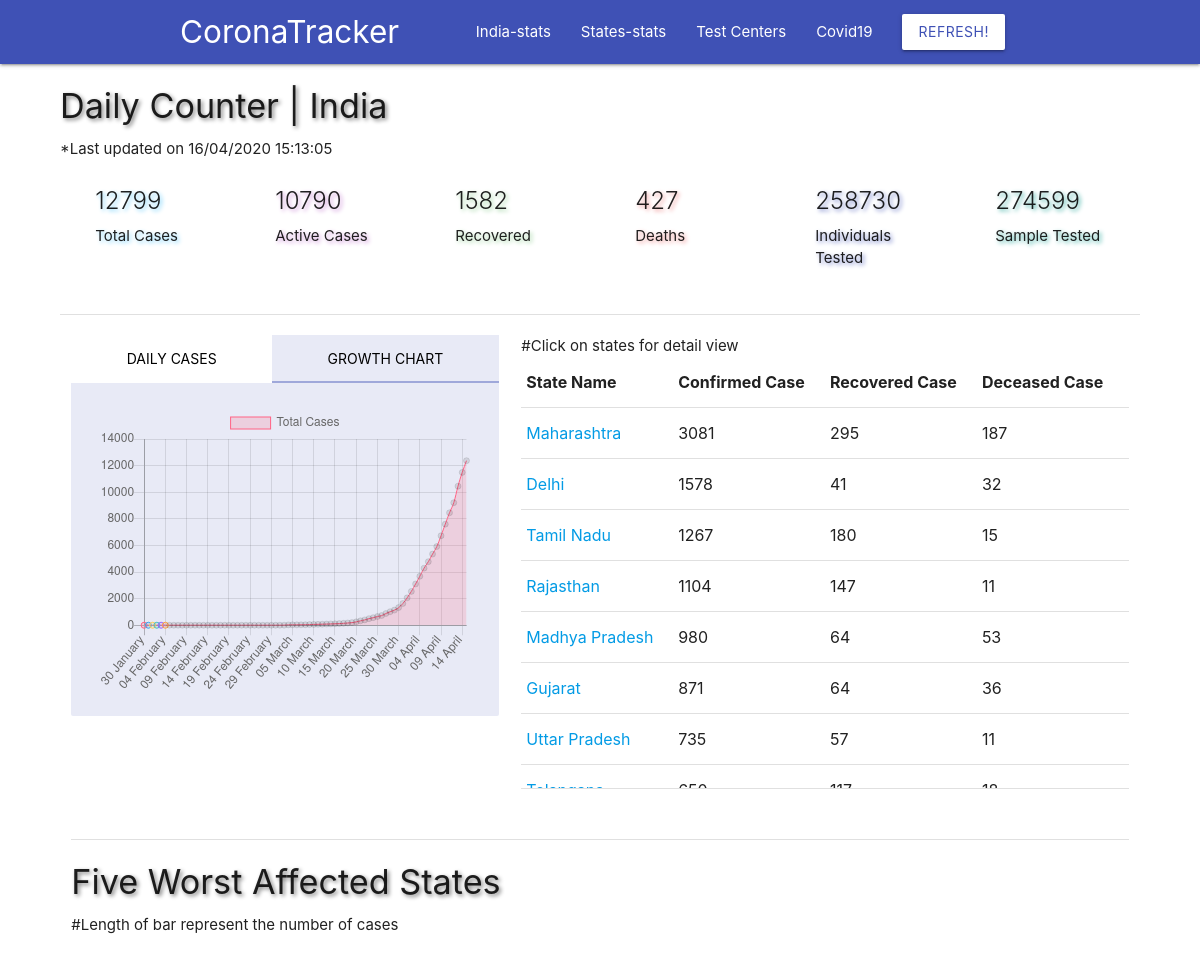
The page /india/status (upper part) on the database as committed earlier.
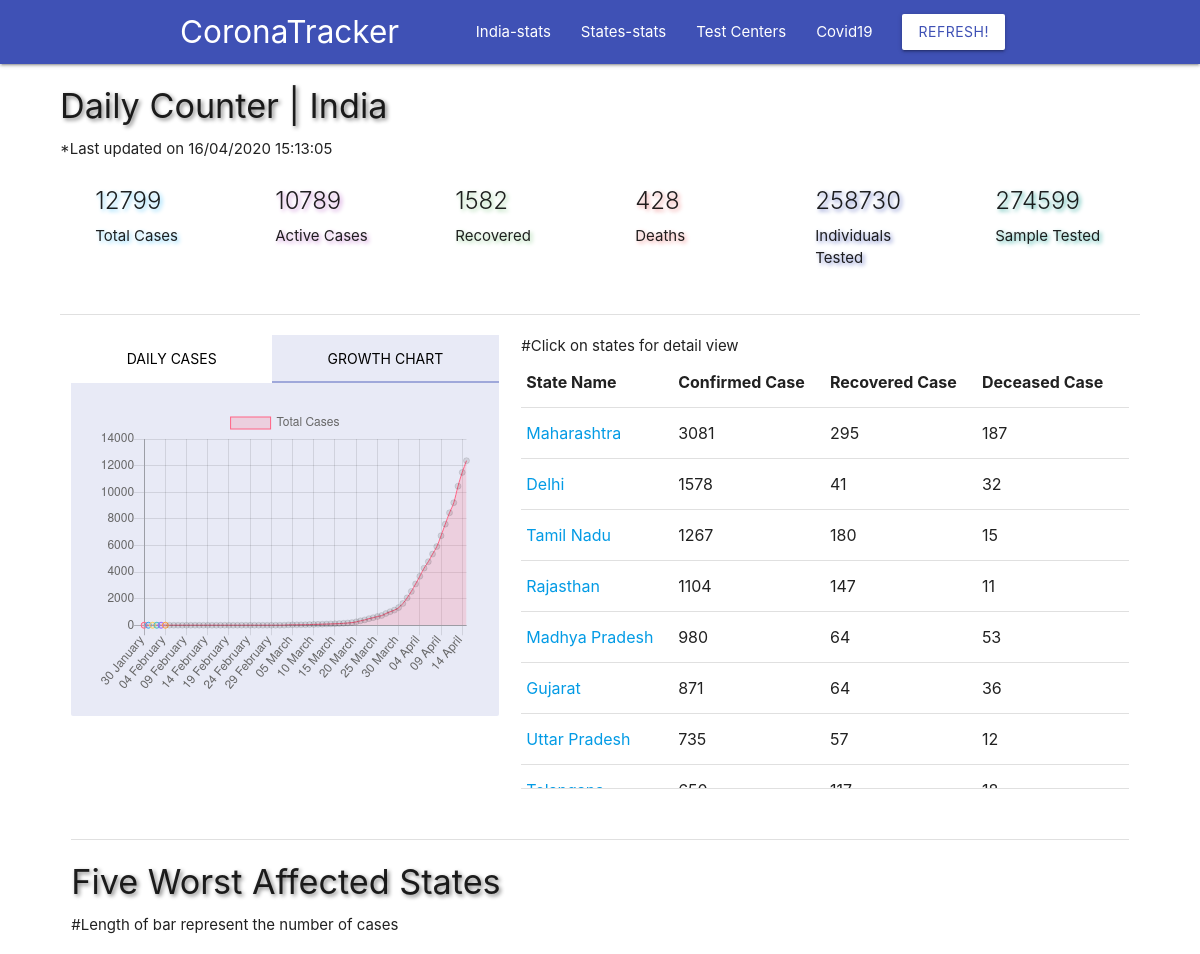
The same page on the database as committed later.
### indiaRecords/models.py (models this page shows, shortened)
class ImpParam(models.Model):
    key = models.CharField(max_length=100, unique=True)
    value = models.CharField(max_length=100)

class State(models.Model):
    name = models.CharField(max_length=100, unique=True)
    statecode = models.CharField(max_length=10,unique=True)
    confirmed = models.IntegerField(default=0)
    deaths = models.IntegerField(default=0)
    recovered = models.IntegerField(default=0)
    active = models.IntegerField(default=0)
    deltaconfirmed= models.IntegerField(default=0)
    deltadeaths= models.IntegerField(default=0)
    deltarecovered= models.IntegerField(default=0)
    latitude = models.DecimalField(max_digits=5, decimal_places=2, default=0)
    longitude = models.DecimalField(max_digits=5, decimal_places=2, default=0)
    lastupdatetime = models.CharField(max_length=100)

### indiaRecords/views.py (the view, shortened to what this page needs)
# urls.py: path('india/status', iv.India.as_view(),name='india_status_home'),
class India(View):
    mytemplate = 'india_status.html'
    unsupported = 'Unsupported operation'
    def get(self, request):
        indconfirmed = ImpParam.objects.get(key="indconfirmed").value
        indactive = ImpParam.objects.get(key="indactive").value
        inddeaths = ImpParam.objects.get(key="inddeaths").value
        indrecovered = ImpParam.objects.get(key="indrecovered").value
        inddeltadeaths = ImpParam.objects.get(key="inddeltadeaths").value
        inddeltaconfirmed = ImpParam.objects.get(key="inddeltaconfirmed").value
        inddeltarecovered = ImpParam.objects.get(key="inddeltarecovered").value
        totalindividualtested = ImpParam.objects.get(key="totalindividualtested").value
        totalsampletested = ImpParam.objects.get(key="totalsampletested").value
        lastupdated = ImpParam.objects.get(key="indlastupdatetime").value
        statedata = State.objects.all().filter(confirmed__gte=10).order_by('-confirmed')
        indiatimeseries = IndiaTimeSeries.objects.all()
        indiatimeserieslabel = []
        indiatimeseriesdailydata = []
        inditimeseriescummdata = []
        barcolorlist = []
        statenameslabel = []
        statecasedata=[]
        barcolorlistforstate = []
        for tcs in indiatimeseries:
            indiatimeserieslabel.append(tcs.date)
            indiatimeseriesdailydata.append(tcs.dailyconfirmed)
            barcolorlist.append('rgba(255, 99, 132, 0.2)',)
            inditimeseriescummdata.append(tcs.totalconfirmed)
        mapdatalist = [['State', 'Count']]
        for st in statedata:
            statenameslabel.append(st.name)
            statecasedata.append(st.confirmed)
            mapdatalist.append([st.name,st.confirmed])
            clr = 'rgba('+str(random.randint(1, 10)*25)+','+str(random.randint(1, 10)*25)+','+str(random.randint(1, 10)*25)+','+'0.4';
            barcolorlistforstate.append(clr)
        top5namelabel = []
        top5data = []
        topstate = statedata[0:5]
        top5 = {}
        for tpss in topstate:
            distr = District.objects.all().filter(state=tpss).order_by('-confirmed')
            top5.update({tpss:distr})
            top5namelabel.append(tpss.name)
            top5data.append(tpss.confirmed)
        context = {
            'indconfirmed':indconfirmed,
            'indactive':indactive,
            'inddeaths':inddeaths,
            'indrecovered':indrecovered,
            'totalindividualtested':totalindividualtested,
            'totalsampletested':totalsampletested,
            'indiatimeserieslabel':indiatimeserieslabel,
            'indiatimeseriesdailydata':indiatimeseriesdailydata,
            'barcolorlist':barcolorlist,
            'inditimeseriescummdata':inditimeseriescummdata,
            'statenameslabel':statenameslabel,
            'statecasedata':statecasedata,
            'statedata':statedata,
            'top5':top5,
            'mapdatalist':mapdatalist,
            'top5data':top5data,
            'top5namelabel':top5namelabel,
            'barcolorlistforstate':barcolorlistforstate,
            'lastupdated':lastupdated,
            'refresh_message':"No new update"
        }
        return render(request,self.mytemplate,context)

### indiaRecords/templates/india_status.html (shortened to what the changed rows need)
{% extends 'base.html' %}
{% load mathfilters %}
{% load static %}
{% block content %}
<script type="text/javascript">
google.load('visualization', '1', {'packages': ['geochart']});
google.setOnLoadCallback(drawVisualization);
function drawVisualization() {
var data = google.visualization.arrayToDataTable({{ mapdatalist |safe}});
var opts = {
  region: 'IN',
  displayMode: 'regions',
  resolution: 'provinces',
  colorAxis: {colors: ['#9fa8da', '#1a237e']},
};
var geochart = new google.visualization.GeoChart(
    document.getElementById('visualization'));
geochart.draw(data, opts);
};
</script>
<div class="container widthextra">
  <div class="heading padding_zero-fixed">
    <div class="row">
        <div class="col s6 m4 l2">
          <div class="card">
            <div class="card-content shadowpurple">
              <span class="card-title counter-count">{{ indactive }}</span>
              <p>
                Active Cases <br>
              </p>
            </div>
          </div>
        </div>
        <div class="col s6 m4 l2">
          <div class="card">
            <div class="card-content shadowred">
              <span class="card-title counter-count">{{ inddeaths }}</span>
              <p>
                Deaths <br>
              </p>
            </div>
          </div>
        </div>
    </div>
    </div>
    <div class="row">
      <div class="col s12 m6 l7">
        <table class="highlight">
          <thead>
            <tr>
                <th>State Name</th>
                <th>Confirmed Case</th>
                <th>Recovered Case</th>
                <th>Deceased Case</th>
            </tr>
          </thead>
          <tbody>
            {% for state in statedata %}
            <tr>
              <td> <a href="{% url 'state_status' state.statecode %}"> {{ state.name }} </a>  </td>
              <td> {{ state.confirmed }}  </td>
              <td> {{ state.recovered }}  </td>
              <td> {{ state.deaths }}  </td>
            </tr>
            {% endfor %}
          </tbody>
        </table>
      </div>
  </div>
</div>
<script>
var ctx = document.getElementById('myChart_line').getContext('2d');
var myChart = new Chart(ctx, {
  type: 'line',
  data: {
      labels: {{ indiatimeserieslabel |safe}},
      datasets: [{
          label: 'Total Cases',
          data: {{inditimeseriescummdata | safe}},
          backgroundColor: [
              'rgba(255, 99, 132, 0.2)',
              'rgba(54, 162, 235, 0.2)',
              'rgba(255, 206, 86, 0.2)',
              'rgba(75, 192, 192, 0.2)',
              'rgba(153, 102, 255, 0.2)',
              'rgba(255, 159, 64, 0.2)'
          ],
          borderColor: [
              'rgba(255, 99, 132, 1)',
              'rgba(54, 162, 235, 1)',
              'rgba(255, 206, 86, 1)',
              'rgba(75, 192, 192, 1)',
              'rgba(153, 102, 255, 1)',
              'rgba(255, 159, 64, 1)'
          ],
          borderWidth: 1
      }]
  },
  options: {
      scales: {
          yAxes: [{
              ticks: {
                  beginAtZero: true
              }
          }]
      }
  }
});
</script>
<script>
var ctx = document.getElementById('myChart_horizontal_bar').getContext('2d');
var myChart = new Chart(ctx, {
type: 'horizontalBar',
data: {
    labels: {{ top5namelabel |safe}},
    datasets: [{
        label: 'No of Cases',
        data:  {{ top5data |safe}},
        backgroundColor: [
                'rgba(255, 99, 132, 0.2)',
                'rgba(54, 162, 235, 0.2)',
                'rgba(255, 206, 86, 0.2)',
                'rgba(75, 192, 192, 0.2)',
                'rgba(153, 102, 255, 0.2)'
            ],
            borderColor: [
                'rgba(255, 99, 132, 1)',
                'rgba(54, 162, 235, 1)',
                'rgba(255, 206, 86, 1)',
                'rgba(75, 192, 192, 1)',
                'rgba(153, 102, 255, 1)'
            ],
        borderWidth: 1,
    }]
},
options: {
    scales: {
        yAxes: [{
            ticks: {
                beginAtZero: true
            }
        }]
    }
}
});
</script>
<script>
var ctx = document.getElementById('myChart_state_bar').getContext('2d');
var myChart = new Chart(ctx, {
type: 'bar',
data: {
    labels: {{ statenameslabel |safe}},
    datasets: [{
        label: 'No of Cases',
        data:  {{ statecasedata |safe}},
        backgroundColor: {{barcolorlistforstate|safe}},
            borderColor: {{barcolorlistforstate|safe}},
        borderWidth: 1,
    }]
},
options: {
    scales: {
        yAxes: [{
            ticks: {
                beginAtZero: true
            }
        }]
    }
}
});
</script>
{% endblock %}

Rows that differ between the two databases and show on the page:
changed ImpParam (number 3 of 7 on the later page): value "10790" → "10789"
changed ImpParam (number 5 of 7 on the later page): value "427" → "428"
changed State "Uttar Pradesh": deaths "11" → "12"
